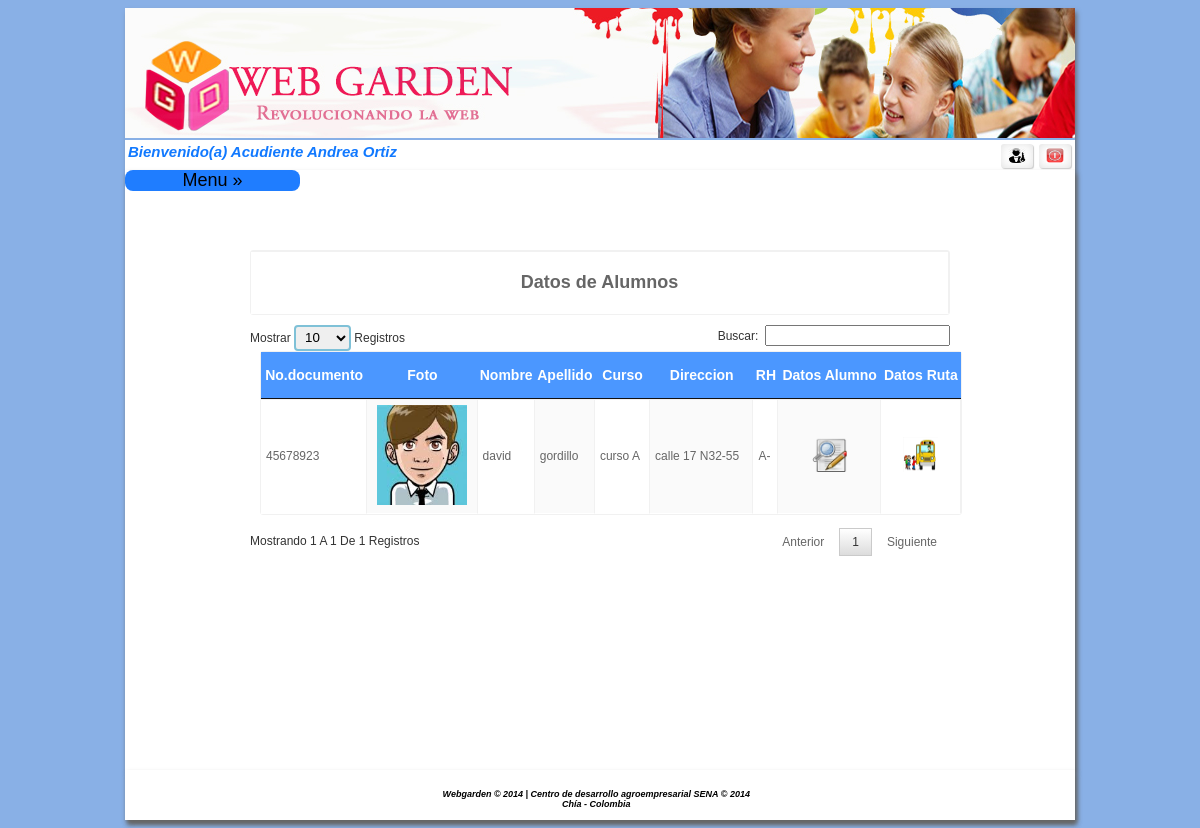
Page /home.php (signed in) on the committed database.
### tables this page shows
CREATE TABLE IF NOT EXISTS `alumno` (
  `identificacion` int(11) NOT NULL,
  `prinombre` varchar(15) NOT NULL,
  `segnombre` varchar(20) DEFAULT NULL,
  `priapellido` varchar(15) NOT NULL,
  `segapellido` varchar(20) DEFAULT NULL,
  `direccion` varchar(15) NOT NULL,
  `desenf` varchar(1000) NOT NULL,
  `retri` varchar(1000) NOT NULL,
  `idruta` int(11) NOT NULL,
  `acudiente` int(11) NOT NULL,
  `foto` varchar(300) NOT NULL,
  `genero` int(11) NOT NULL,
  `idcurso` int(11) NOT NULL,
  `rh` int(11) NOT NULL,
  `tipodoc` int(11) NOT NULL,
  `fecha_naci` date NOT NULL,
  `gruposan` int(11) NOT NULL
);

CREATE TABLE IF NOT EXISTS `curso` (
`idcurso` int(11) NOT NULL,
  `nombre` varchar(50) NOT NULL,
  `idnivel` int(11) NOT NULL,
  `idpersona` int(11) NOT NULL
);

CREATE TABLE IF NOT EXISTS `valor` (
`idvalor` int(11) NOT NULL,
  `nombre` varchar(50) NOT NULL,
  `idparametro` int(11) NOT NULL
);

### controlador/clistaalumnoacuda.php (called while the page is built, shortened)
<?php
include("modelo/mlistaalumnoacuda.php");
$ins = new malumno();
$idacudiente = isset($_SESSION["idUser"]) ? $_SESSION["idUser"] : NULL;
 $datos = $ins->selalum($idacudiente);
?>

### modelo/mlistaalumnoacuda.php (called while the page is built, shortened)
<?php
include("controlador/conexion.php");
class malumno {
    function selalum($idacudiente) {
     $sql = "select alu.identificacion,alu.idruta,alu.idcurso,alu.foto,alu.direccion ,alu.prinombre,alu.priapellido,cur.nombre curso ,val1.nombre as rh ,val2.nombre as grupos from alumno as alu inner join curso as cur on alu.idcurso=cur.idcurso inner join valor as val1 on alu.rh=val1.idvalor inner join valor as val2 on alu.gruposan=val2.idvalor where acudiente='" .$idacudiente. "'; ";
        $conexionBD = new conexion();
        $conexionBD->conectarBD();
        $data = $conexionBD->ejeCon($sql, 0);
        return $data;
    }
}

### controlador/configuracion.php (called while the page is built)
<?php
	$usu_db = "root";
	$pass_db = "";
	$serv_db = "localhost";
	$db = "webgarden";
?>

### controlador/conexion.php (called while the page is built, shortened)
<?php
class conexion{
	function conectarBD(){
		include("configuracion.php");
		$this->link = mysql_connect($serv_db,$usu_db,$pass_db);
		$db2= mysql_select_db($db);
	}
	function ejeCon($con, $op){
		$this->resultado = mysql_query($con) or
		die("La consulta fallo: ".mysql_error());
		if ($op==0){
			while ($linea = mysql_fetch_array($this->resultado)){
				$arrayResultado[] = $linea;
			}
		}else{
			$arrayResultado[] =0;
		}
		$resarr = isset($arrayResultado) ? $arrayResultado:NULL;
		if($resarr){
			return $arrayResultado;
		}
	}
}
?>

### vista/vlistaalumnoacuda.php (the view, shortened to what this page needs)
<?php
include ("controlador/clistaalumnoacuda.php");
?>
<center>
    <div align="center" id="tabint">
        <table width="700" border="0" cellspacing="0" cellpadding="5">
            <tr>
                <td colspan="6" align="center">
                    <h2>Datos de Alumnos </h2>
                </td>
            </tr>
        </table>
        <div style="width: 700px">
        <table id="example" class="display" cellspacing="0" width="100%">
             <thead>
            <tr>
                <th >No.documento<input name="acceso" type="hidden" id="acceso" value="109" /></th>
                <th>Foto</th>
                <th>Nombre</th>
                <th>Apellido</th>
                <th>Curso</th>
                <th>Direccion</th>
                <th>RH</th>
                <th>Datos Alumno</th>
                <th>Datos Ruta</th>
            </tr>
             </thead>
       <tbody>
            <?php
            for ($i = 0; $i < count($datos); $i++) {
                ?>
                <tr>
                       <td> <?php echo $datos[$i]['identificacion'] ?></td>
                    <td align="center"><img border=0 src="<?php echo $datos[$i]['foto'] ?>" width="90" height="100" /></a></td>
                    <td> <?php echo $datos[$i]['prinombre'] ?></td>
                    <td> <?php echo $datos[$i]['priapellido'] ?></td>
                    <td > <?php echo $datos[$i]['curso'] ?></td>
                    <td > <?php echo $datos[$i]['direccion'] ?></td>
                    <td> <?php echo $datos[$i]['grupos'] ?><?php echo $datos[$i]['rh'] ?></td>
                    <td align="center"><a href="home.php?pr=<?php echo $datos[$i]['identificacion'] ?>&acceso=124"><img border=0 src="image/editar.png" width="35" height="35" /></a></td>
                    <td align="center"><?php if ($datos[$i]['idruta']<>1){ ?> <a href="home.php?rut=<?php echo $datos[$i]['idruta'] ?>&acceso=128"><img border=0 src="image/ruta.png" width="35" height="35" /></a><?php }else{ ?>Alumno<br>sin ruta <?php } ?></td>
                </tr>
            <?php } ?>
   </tbody>
        </table>
        <p>&nbsp; </p>
    </div>
        </div>
</center>

### css/style.css (style rules this page uses)
#tabint table { border-radius: 3px; border: solid 1px #f1f1f1; box-shadow: 5 5 10px #333; margin: 10px; }
#tabint table a { color: #fff; }
#tabint table thead tr th, #tabint table tfoot tr td { padding: 15px 0; background-color: #4B97FF; color: #fff; font-weight: bold; font-size: 14px; text-align: center; min-width: 10px; }
#tabint table tbody tr td,#tabint table tbody tr th { transition: all 400ms ease-in; -webkit-transition: all 400ms ease-in; -moz-transition: all 400ms ease-in; -o-transition: all 400ms ease-in; -ms-transition: all 400ms ease-in; padding: 5px 5px; word-wrap: break-word; border: solid 0px #fff; border-bottom: solid 1px #fff; border-top: solid 1px #f1f1f1; border-right: solid 1px #f1f1f1; }
#tabint table tbody tr td:nth-child(odd) { background-color: #fff; }
#tabint table tbody tr td:nth-child(even) { background-color: #fafafa; }
#tabint table th { background: #4B97FF; color: #fff; }

### css/menu.css (style rules this page uses)
body { font-family: 'Open Sans', sans-serif; background:#89B0E6; background-size:cover; }
a { color: #23dbdb; text-decoration: none; }

### rows in the picture
alumno: identificacion "45678923", foto (picture), prinombre "david", priapellido "gordillo", idcurso.nombre "curso A", direccion "calle 17 N32-55", valor.nombre "A", valor.nombre "-"

### other values in the picture
$nomapre "Andrea Ortiz"
